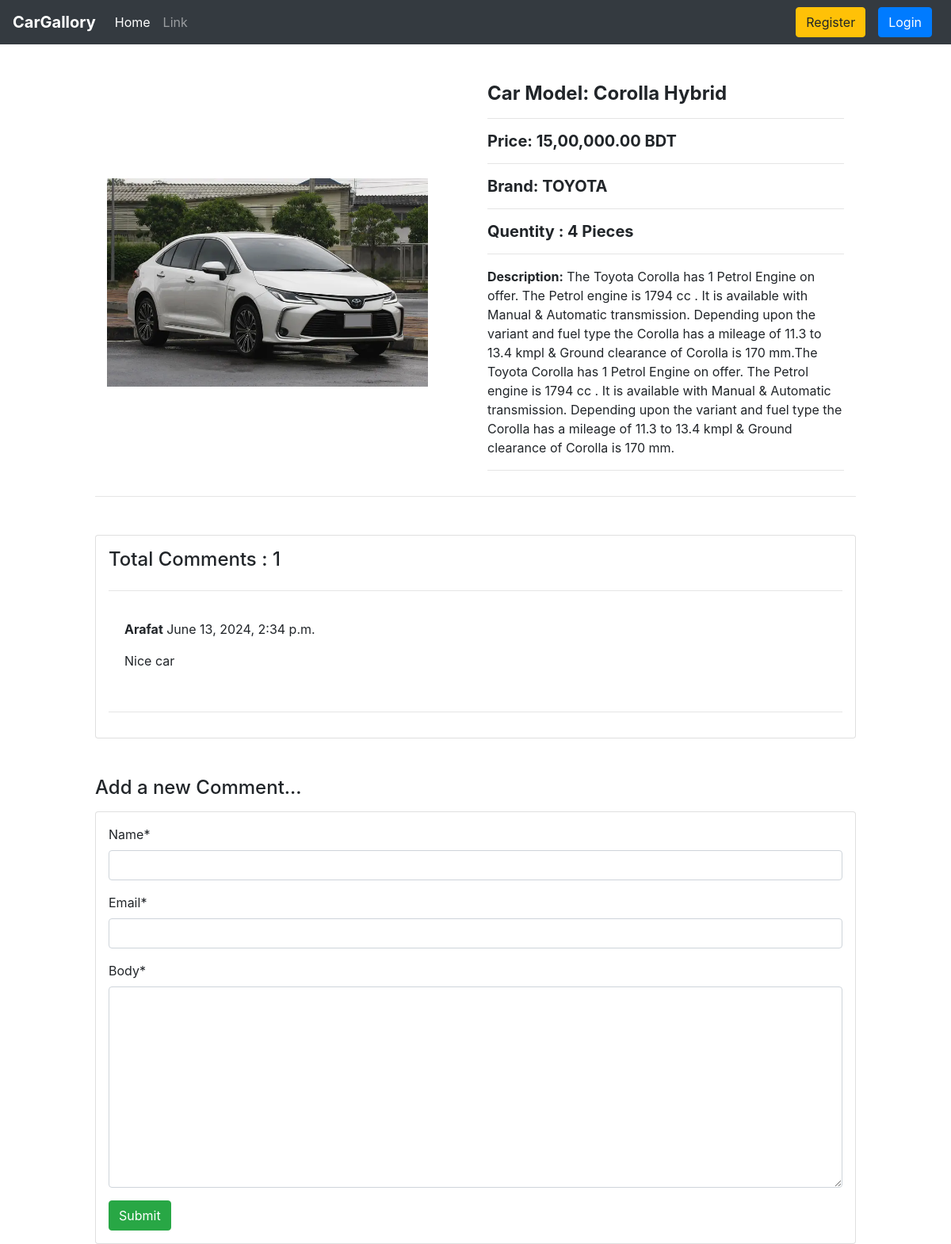
The app's page /cars/details/4/ with its own data.
### cars/models.py (models this page shows, shortened)
class CarModel(models.Model):
    brand = models.ForeignKey(CarBrande, on_delete=models.CASCADE)
    model_name = models.CharField(max_length=40)
    description = models.TextField()
    price = models.CharField(max_length=30)
    quentity = models.IntegerField()
    image = models.ImageField(upload_to='car_image')

class CarBrande(models.Model):
    name = models.CharField(max_length=30)
    slug = models.SlugField(max_length=100, unique=True, blank=True, null=True)

class Comment(models.Model):
    post = models.ForeignKey(CarModel, on_delete=models.CASCADE, related_name='comments')
    name = models.CharField(max_length=10)
    email = models.EmailField()
    created_on = models.DateTimeField(auto_now_add=True)
    body = models.TextField()

### cars/views.py (the view, shortened to what this page needs)
# urls.py: path('details/<int:id>/', views.CarDetailView.as_view(), name='details'),
class CarDetailView(DetailView):
    model = models.CarModel
    pk_url_kwarg = 'id'
    template_name = 'details.html'
    context_object_name = 'car'
    def get_context_data(self, **kwargs):
        context = super().get_context_data(**kwargs)
        post = self.get_object() # jei post e comment kora hobe oi post ta store korlam
        comments = post.comments.all() #ei khan e post er moddhe joto gula comnt age sob store kore rakha hocca
        comment_form = forms.CommentForm()
        context['comments'] = comments
        context['comment_form'] = comment_form
        return context

### cars/forms.py
class CommentForm(forms.ModelForm):
    class Meta:
        model = models.Comment
        fields = ['name', 'email', 'body']

### cars/templates/details.html (shortened to what this page needs)
{% extends 'base.html' %}
{% load crispy_forms_tags %}
 {% block body %}
<div class="row" style="width: 80%; margin: auto">
  <div class="col-lg-6 col-md-12 col-sm-12 m-auto pt-5">
    <img src="{{car.image.url}}" alt="" style="width: 90%" />
  </div>
  <div class="col-lg-6 col-md-12 col-sm-12 m-auto pt-5">
    <h4 class="card-title"><b>Car Model: {{car.model_name}}</b></h4>
    <hr />
    <h5><b>Price: {{car.price}}</b></h5>
    <hr />
    <h5><b>Brand: {{car.brand.name}}</b></h5>
    <hr />
    <h5><b>Quentity : {{car.quentity}} Pieces</b></h5>
    <hr />
    <p><b>Description:</b> {{car.description}}</p>
    <hr />
  </div>
</div>
<div class="text-secondary" style="width: 80%; margin: auto">
  <hr />
</div>
<div style="width: 80%; margin: auto" class="mt-5">
  <div class="card p-3">
    <h4>Total Comments : {{comments | length}}</h4>
    {% for cmnt in comments %}
    <hr />
    <div class="card-body">
      <p><b>{{cmnt.name}}</b> {{cmnt.created_on}}</p>
      <p>{{cmnt.body}}</p>
    </div>
    <hr />
    {% endfor %}
  </div>
</div>
<div style="width: 80%; margin: auto" class="mt-5">
  <h4>Add a new Comment...</h4>
  <div class="card mt-3 p-3">
    <form method="post">
      {% csrf_token %} {{comment_form | crispy}}
      <button type="submit" class="btn btn-success">Submit</button>
    </form>
  </div>
</div>
{% endblock %}

### records on screen
CarModel: image (picture), model_name "Corolla Hybrid", price "15,00,000.00 BDT", brand.name "TOYOTA", quentity "4", description "The Toyota Corolla has 1 Petrol Engine on offer. The Petrol engine is 1794 cc . It is available with Manual & Automatic transmission. Depending upon the variant and fuel type the Corolla has a mileage of 11.3 to 13.4 kmpl & Ground clearance of Corolla is 170 mm.The Toyota Corolla has 1 Petrol Engine on offer. The Petrol engine is 1794 cc . It is available with Manual & Automatic transmission. Depending upon the variant and fuel type the Corolla has a mileage of 11.3 to 13.4 kmpl & Ground clearance of Corolla is 170 mm."
Comment: name "Arafat", created_on "June 13, 2024, 2:34 p.m.", body "Nice car"

### other values on screen
{{ comments | length }} "1"
